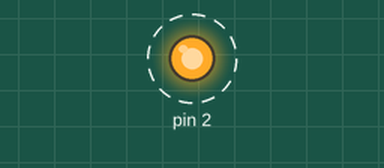
Recording of a sketch running on a simulated Arduino Uno, built with avr-gcc and run on an emulated ATmega328P. Parts: output pins drawn as LEDs (lit = HIGH). Dashed ring = blinking.

Above: at 0.12 s.
Timing chart, 0 to 3.0 s (numbered marks = the images above):
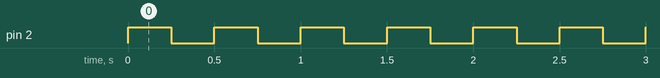

The sketch:

registers_start.ino
```cpp
void setup() {
  cli();
  TCCR1A = 0;
  TCCR1B = 0;
  TCNT1 = 0;
  OCR1A = 15624;  // Value to compare with
  TCCR1B |= (1 << WGM12);
  // for 256 prescaler
  TCCR1B = TCCR1B | (1 << CS12);  //bitSet(TCCR1B, CS12);
  // for 1024 prescaler
  //TCCR1B = TCCR1B | ((1 << CS12) | (1 << CS10));
  // timer overflow interrupt
  TIMSK1 |= (1 << OCIE1A);
  // pinMode(LED_BUILTIN, OUTPUT);
  DDRD |= (1 << DDD2);
  sei();
}

ISR(TIMER1_COMPA_vect) {
  // digitalWrite(LED_BUILTIN, !digitalRead(LED_BUILTIN));
  PORTD = PORTD ^ (1 << PORTD2 );


}

void loop() {
}
```

Measured:
- by itself, pin 2: alternates HIGH for 0.25 s and LOW for 0.25 s
